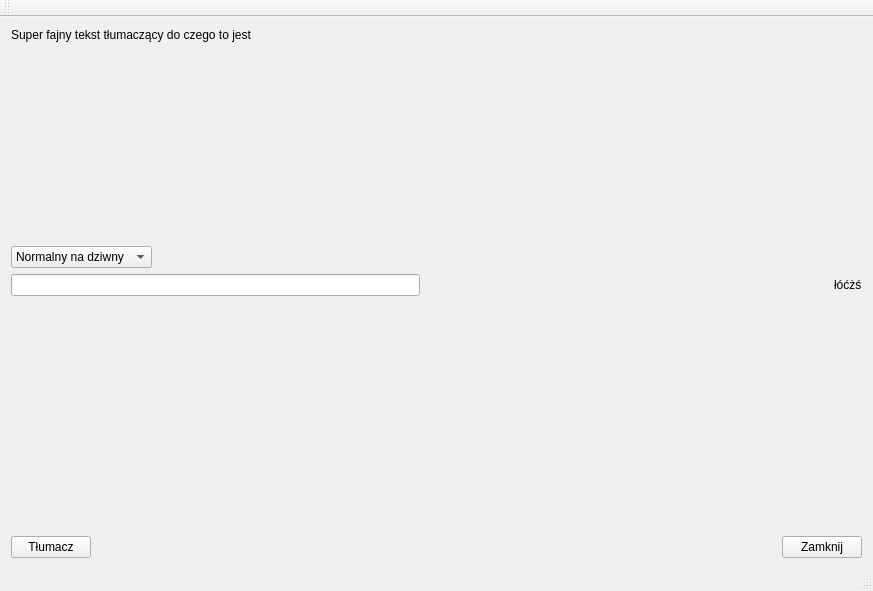
<?xml version="1.0" encoding="UTF-8"?>
<ui version="4.0">
 <class>SilberTranslateClass</class>
 <widget class="QMainWindow" name="SilberTranslateClass">
  <property name="geometry">
   <rect>
    <x>0</x>
    <y>0</y>
    <width>873</width>
    <height>591</height>
   </rect>
  </property>
  <property name="windowTitle">
   <string>SilberTranslate</string>
  </property>
  <widget class="QWidget" name="centralWidget">
   <layout class="QVBoxLayout" name="verticalLayout">
    <item>
     <widget class="QLabel" name="label_2">
      <property name="text">
       <string>Super fajny tekst tłumaczący do czego to jest</string>
      </property>
     </widget>
    </item>
    <item>
     <spacer name="verticalSpacer_2">
      <property name="orientation">
       <enum>Qt::Vertical</enum>
      </property>
      <property name="sizeHint" stdset="0">
       <size>
        <width>20</width>
        <height>40</height>
       </size>
      </property>
     </spacer>
    </item>
    <item>
     <layout class="QHBoxLayout" name="horizontalLayout_3">
      <item>
       <widget class="QComboBox" name="optionCombo">
        <property name="currentText">
         <string>Normalny na dziwny</string>
        </property>
        <item>
         <property name="text">
          <string>Normalny na dziwny</string>
         </property>
        </item>
        <item>
         <property name="text">
          <string>dziwny na normalny</string>
         </property>
        </item>
       </widget>
      </item>
      <item>
       <spacer name="horizontalSpacer_3">
        <property name="orientation">
         <enum>Qt::Horizontal</enum>
        </property>
        <property name="sizeHint" stdset="0">
         <size>
          <width>40</width>
          <height>20</height>
         </size>
        </property>
       </spacer>
      </item>
     </layout>
    </item>
    <item>
     <layout class="QHBoxLayout" name="horizontalLayout">
      <item>
       <widget class="QLineEdit" name="translateEdit"/>
      </item>
      <item>
       <spacer name="horizontalSpacer_2">
        <property name="orientation">
         <enum>Qt::Horizontal</enum>
        </property>
        <property name="sizeHint" stdset="0">
         <size>
          <width>40</width>
          <height>20</height>
         </size>
        </property>
       </spacer>
      </item>
      <item>
       <widget class="QLabel" name="translatedLabel">
        <property name="text">
         <string>łóćżś</string>
        </property>
       </widget>
      </item>
     </layout>
    </item>
    <item>
     <widget class="QWidget" name="gliphsWidget" native="true">
      <property name="minimumSize">
       <size>
        <width>0</width>
        <height>30</height>
       </size>
      </property>
      <layout class="QVBoxLayout" name="verticalLayout_2">
       <item>
        <layout class="QHBoxLayout" name="gliffsLayout"/>
       </item>
      </layout>
     </widget>
    </item>
    <item>
     <spacer name="verticalSpacer">
      <property name="orientation">
       <enum>Qt::Vertical</enum>
      </property>
      <property name="sizeHint" stdset="0">
       <size>
        <width>20</width>
        <height>40</height>
       </size>
      </property>
     </spacer>
    </item>
    <item>
     <layout class="QHBoxLayout" name="horizontalLayout_2">
      <item>
       <widget class="QPushButton" name="translateBtn">
        <property name="text">
         <string>Tłumacz</string>
        </property>
       </widget>
      </item>
      <item>
       <spacer name="horizontalSpacer">
        <property name="orientation">
         <enum>Qt::Horizontal</enum>
        </property>
        <property name="sizeHint" stdset="0">
         <size>
          <width>40</width>
          <height>20</height>
         </size>
        </property>
       </spacer>
      </item>
      <item>
       <widget class="QPushButton" name="closeBtn">
        <property name="text">
         <string>Zamknij</string>
        </property>
       </widget>
      </item>
     </layout>
    </item>
   </layout>
  </widget>
  <widget class="QMenuBar" name="menuBar">
   <property name="geometry">
    <rect>
     <x>0</x>
     <y>0</y>
     <width>873</width>
     <height>21</height>
    </rect>
   </property>
  </widget>
  <widget class="QToolBar" name="mainToolBar">
   <attribute name="toolBarArea">
    <enum>TopToolBarArea</enum>
   </attribute>
   <attribute name="toolBarBreak">
    <bool>false</bool>
   </attribute>
  </widget>
  <widget class="QStatusBar" name="statusBar"/>
 </widget>
 <layoutdefault spacing="6" margin="11"/>
 <resources>
  <include location="SilberTranslate.qrc"/>
 </resources>
 <connections/>
</ui>
